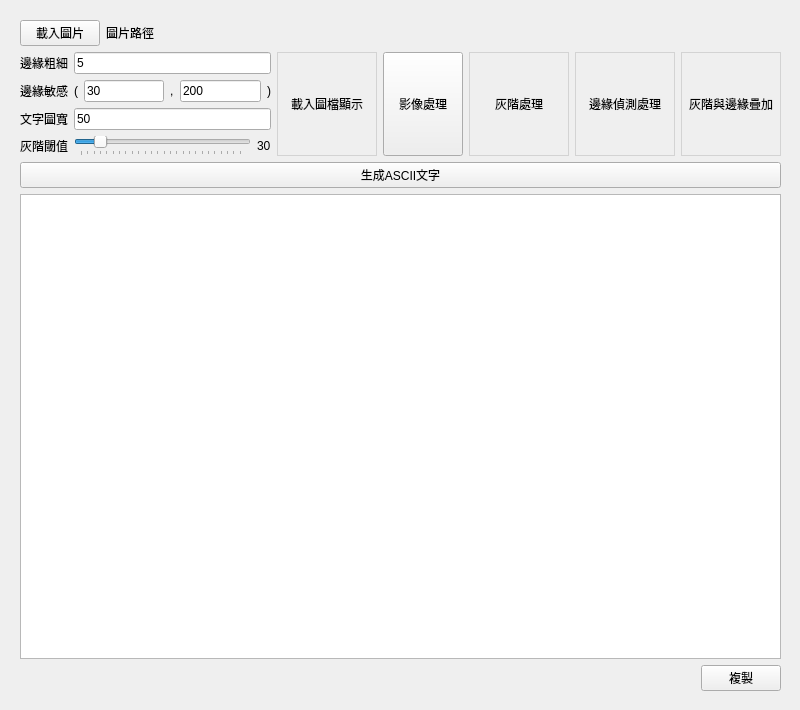
<?xml version="1.0" encoding="UTF-8"?>
<ui version="4.0">
 <class>Form</class>
 <widget class="QWidget" name="Form">
  <property name="geometry">
   <rect>
    <x>0</x>
    <y>0</y>
    <width>800</width>
    <height>710</height>
   </rect>
  </property>
  <property name="sizePolicy">
   <sizepolicy hsizetype="Expanding" vsizetype="Expanding">
    <horstretch>0</horstretch>
    <verstretch>0</verstretch>
   </sizepolicy>
  </property>
  <property name="minimumSize">
   <size>
    <width>800</width>
    <height>710</height>
   </size>
  </property>
  <property name="windowTitle">
   <string>Form</string>
  </property>
  <widget class="QWidget" name="verticalLayoutWidget">
   <property name="geometry">
    <rect>
     <x>20</x>
     <y>20</y>
     <width>761</width>
     <height>671</height>
    </rect>
   </property>
   <layout class="QVBoxLayout" name="verticalLayout">
    <item>
     <layout class="QHBoxLayout" name="horizontalLayout_4">
      <item>
       <widget class="QPushButton" name="pushButton_load">
        <property name="sizePolicy">
         <sizepolicy hsizetype="Fixed" vsizetype="Fixed">
          <horstretch>0</horstretch>
          <verstretch>0</verstretch>
         </sizepolicy>
        </property>
        <property name="text">
         <string>載入圖片</string>
        </property>
       </widget>
      </item>
      <item>
       <widget class="QLabel" name="label_path">
        <property name="text">
         <string>圖片路徑</string>
        </property>
       </widget>
      </item>
     </layout>
    </item>
    <item>
     <layout class="QGridLayout" name="gridLayout">
      <item row="3" column="0">
       <widget class="QLabel" name="label_7">
        <property name="text">
         <string>灰階閾值</string>
        </property>
       </widget>
      </item>
      <item row="1" column="0">
       <widget class="QLabel" name="label_9">
        <property name="text">
         <string>邊緣敏感</string>
        </property>
       </widget>
      </item>
      <item row="2" column="1">
       <widget class="QLineEdit" name="lineEdit_max_width">
        <property name="text">
         <string>50</string>
        </property>
       </widget>
      </item>
      <item row="2" column="0">
       <widget class="QLabel" name="label_4">
        <property name="text">
         <string>文字圖寬</string>
        </property>
       </widget>
      </item>
      <item row="0" column="1">
       <widget class="QLineEdit" name="lineEdit_edge_thickness">
        <property name="text">
         <string>5</string>
        </property>
       </widget>
      </item>
      <item row="0" column="4" rowspan="4">
       <widget class="QPushButton" name="pushButton_image_processor">
        <property name="sizePolicy">
         <sizepolicy hsizetype="Preferred" vsizetype="Preferred">
          <horstretch>0</horstretch>
          <verstretch>0</verstretch>
         </sizepolicy>
        </property>
        <property name="minimumSize">
         <size>
          <width>0</width>
          <height>0</height>
         </size>
        </property>
        <property name="text">
         <string>影像處理</string>
        </property>
       </widget>
      </item>
      <item row="1" column="1">
       <layout class="QHBoxLayout" name="horizontalLayout_3">
        <item>
         <widget class="QLabel" name="label_5">
          <property name="text">
           <string>(</string>
          </property>
         </widget>
        </item>
        <item>
         <widget class="QLineEdit" name="lineEdit_edge_sensitivity_x">
          <property name="text">
           <string>30</string>
          </property>
         </widget>
        </item>
        <item>
         <widget class="QLabel" name="label_6">
          <property name="text">
           <string>,</string>
          </property>
         </widget>
        </item>
        <item>
         <widget class="QLineEdit" name="lineEdit_edge_sensitivity_y">
          <property name="text">
           <string>200</string>
          </property>
         </widget>
        </item>
        <item>
         <widget class="QLabel" name="label_8">
          <property name="text">
           <string>)</string>
          </property>
         </widget>
        </item>
       </layout>
      </item>
      <item row="0" column="0">
       <widget class="QLabel" name="label_2">
        <property name="text">
         <string>邊緣粗細</string>
        </property>
       </widget>
      </item>
      <item row="0" column="3" rowspan="4">
       <widget class="QLabel" name="label_original">
        <property name="sizePolicy">
         <sizepolicy hsizetype="Minimum" vsizetype="Minimum">
          <horstretch>0</horstretch>
          <verstretch>0</verstretch>
         </sizepolicy>
        </property>
        <property name="minimumSize">
         <size>
          <width>100</width>
          <height>100</height>
         </size>
        </property>
        <property name="styleSheet">
         <string notr="true">border: 1px solid lightgray;</string>
        </property>
        <property name="text">
         <string>載入圖檔顯示</string>
        </property>
        <property name="alignment">
         <set>Qt::AlignCenter</set>
        </property>
       </widget>
      </item>
      <item row="0" column="5" rowspan="4">
       <layout class="QHBoxLayout" name="horizontalLayout_5">
        <item>
         <widget class="QLabel" name="label_gray">
          <property name="sizePolicy">
           <sizepolicy hsizetype="Minimum" vsizetype="Minimum">
            <horstretch>0</horstretch>
            <verstretch>0</verstretch>
           </sizepolicy>
          </property>
          <property name="minimumSize">
           <size>
            <width>100</width>
            <height>100</height>
           </size>
          </property>
          <property name="styleSheet">
           <string notr="true">border: 1px solid lightgray;</string>
          </property>
          <property name="text">
           <string>灰階處理</string>
          </property>
          <property name="alignment">
           <set>Qt::AlignCenter</set>
          </property>
         </widget>
        </item>
        <item>
         <widget class="QLabel" name="label_dilated_edges">
          <property name="sizePolicy">
           <sizepolicy hsizetype="Minimum" vsizetype="Minimum">
            <horstretch>0</horstretch>
            <verstretch>0</verstretch>
           </sizepolicy>
          </property>
          <property name="minimumSize">
           <size>
            <width>100</width>
            <height>100</height>
           </size>
          </property>
          <property name="styleSheet">
           <string notr="true">border: 1px solid lightgray;</string>
          </property>
          <property name="text">
           <string>邊緣偵測處理</string>
          </property>
          <property name="alignment">
           <set>Qt::AlignCenter</set>
          </property>
         </widget>
        </item>
        <item>
         <widget class="QLabel" name="label_mix">
          <property name="sizePolicy">
           <sizepolicy hsizetype="Minimum" vsizetype="Minimum">
            <horstretch>0</horstretch>
            <verstretch>0</verstretch>
           </sizepolicy>
          </property>
          <property name="minimumSize">
           <size>
            <width>100</width>
            <height>100</height>
           </size>
          </property>
          <property name="styleSheet">
           <string notr="true">border: 1px solid lightgray;</string>
          </property>
          <property name="text">
           <string>灰階與邊緣疊加</string>
          </property>
          <property name="alignment">
           <set>Qt::AlignCenter</set>
          </property>
         </widget>
        </item>
       </layout>
      </item>
      <item row="3" column="1">
       <layout class="QHBoxLayout" name="horizontalLayout_2">
        <item>
         <widget class="QSlider" name="horizontalSlider_graylevel">
          <property name="cursor">
           <cursorShape>ArrowCursor</cursorShape>
          </property>
          <property name="maximum">
           <number>255</number>
          </property>
          <property name="value">
           <number>30</number>
          </property>
          <property name="orientation">
           <enum>Qt::Horizontal</enum>
          </property>
          <property name="tickPosition">
           <enum>QSlider::TicksBelow</enum>
          </property>
          <property name="tickInterval">
           <number>0</number>
          </property>
         </widget>
        </item>
        <item>
         <widget class="QLabel" name="label_graylevel">
          <property name="text">
           <string>30</string>
          </property>
         </widget>
        </item>
       </layout>
      </item>
     </layout>
    </item>
    <item>
     <widget class="QPushButton" name="pushButton_ascii">
      <property name="text">
       <string>生成ASCII文字</string>
      </property>
     </widget>
    </item>
    <item>
     <widget class="QTextEdit" name="textEdit">
      <property name="sizePolicy">
       <sizepolicy hsizetype="Expanding" vsizetype="Expanding">
        <horstretch>0</horstretch>
        <verstretch>7</verstretch>
       </sizepolicy>
      </property>
      <property name="font">
       <font>
        <family>Noto Sans CJK TC Light</family>
       </font>
      </property>
      <property name="horizontalScrollBarPolicy">
       <enum>Qt::ScrollBarAsNeeded</enum>
      </property>
      <property name="lineWrapMode">
       <enum>QTextEdit::NoWrap</enum>
      </property>
      <property name="html">
       <string>&lt;!DOCTYPE HTML PUBLIC &quot;-//W3C//DTD HTML 4.0//EN&quot; &quot;http://www.w3.org/TR/REC-html40/strict.dtd&quot;&gt;
&lt;html&gt;&lt;head&gt;&lt;meta name=&quot;qrichtext&quot; content=&quot;1&quot; /&gt;&lt;style type=&quot;text/css&quot;&gt;
p, li { white-space: pre-wrap; }
&lt;/style&gt;&lt;/head&gt;&lt;body style=&quot; font-family:'Noto Sans CJK TC Light'; font-size:9pt; font-weight:400; font-style:normal;&quot;&gt;
&lt;p style=&quot;-qt-paragraph-type:empty; margin-top:0px; margin-bottom:0px; margin-left:0px; margin-right:0px; -qt-block-indent:0; text-indent:0px; font-family:'Courier';&quot;&gt;&lt;br /&gt;&lt;/p&gt;&lt;/body&gt;&lt;/html&gt;</string>
      </property>
     </widget>
    </item>
    <item>
     <layout class="QHBoxLayout" name="horizontalLayout">
      <item>
       <spacer name="horizontalSpacer">
        <property name="orientation">
         <enum>Qt::Horizontal</enum>
        </property>
        <property name="sizeHint" stdset="0">
         <size>
          <width>40</width>
          <height>20</height>
         </size>
        </property>
       </spacer>
      </item>
      <item>
       <widget class="QPushButton" name="pushButton_copy">
        <property name="text">
         <string>複製</string>
        </property>
       </widget>
      </item>
     </layout>
    </item>
   </layout>
  </widget>
 </widget>
 <resources/>
 <connections/>
</ui>
